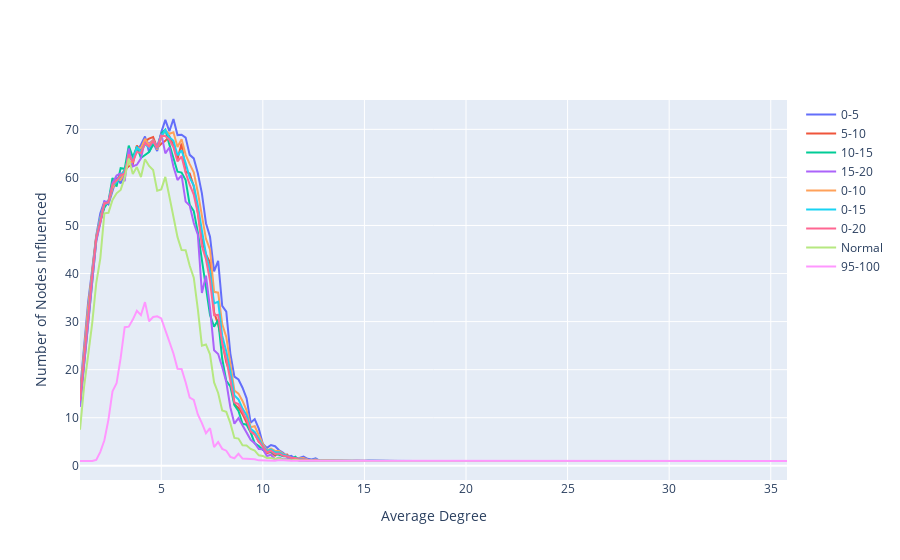

Write notebook code for a chart like this one.
### Code cell
get_graph(RGU, get_cols(RGU, '18'), ylabs_map['S'])

### Figure 1 — Plotly figure (JSON) as saved in the notebook; plotly's stock layout.template omitted (floating-point values rounded to 4 significant figures; data arrays with more than 128 entries replaced by an {"elided": "..."} marker saying what was removed)
{"data": [{"name": "0-5", "type": "scatter", "x": {"elided": "175 float values"}, "y": {"elided": "175 float values"}}, {"name": "5-10", "type": "scatter", "x": {"elided": "175 float values"}, "y": {"elided": "175 float values"}}, {"name": "10-15", "type": "scatter", "x": {"elided": "175 float values"}, "y": {"elided": "175 float values"}}, {"name": "15-20", "type": "scatter", "x": {"elided": "175 float values"}, "y": {"elided": "175 float values"}}, {"name": "0-10", "type": "scatter", "x": {"elided": "175 float values"}, "y": {"elided": "175 float values"}}, {"name": "0-15", "type": "scatter", "x": {"elided": "175 float values"}, "y": {"elided": "175 float values"}}, {"name": "0-20", "type": "scatter", "x": {"elided": "175 float values"}, "y": {"elided": "175 float values"}}, {"name": "Normal", "type": "scatter", "x": {"elided": "175 float values"}, "y": {"elided": "175 float values"}}, {"name": "95-100", "type": "scatter", "x": {"elided": "175 float values"}, "y": {"elided": "175 float values"}}], "layout": {"autosize": true, "xaxis": {"autorange": true, "range": [1, 35.8], "title": {"text": "Average Degree"}, "type": "linear"}, "yaxis": {"autorange": true, "range": [-2.953, 76.11], "title": {"text": "Number of Nodes Influenced"}, "type": "linear"}}}
